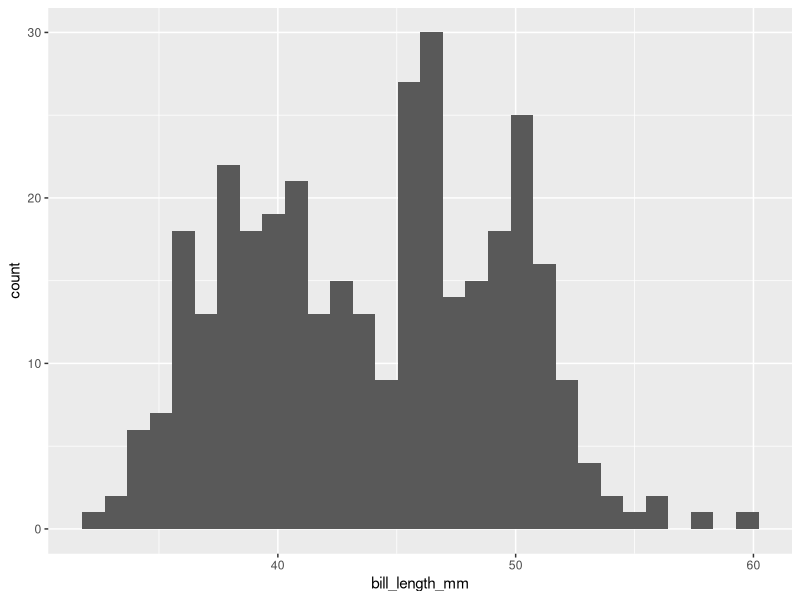
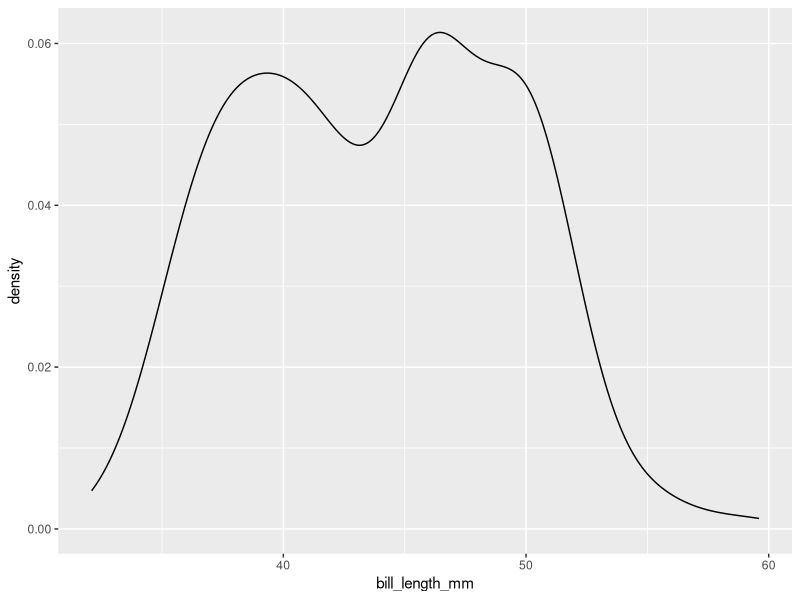
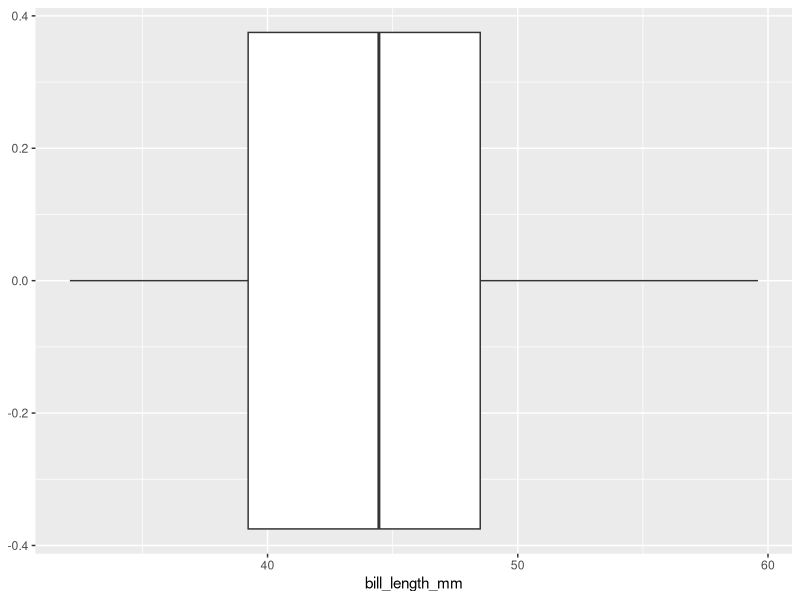
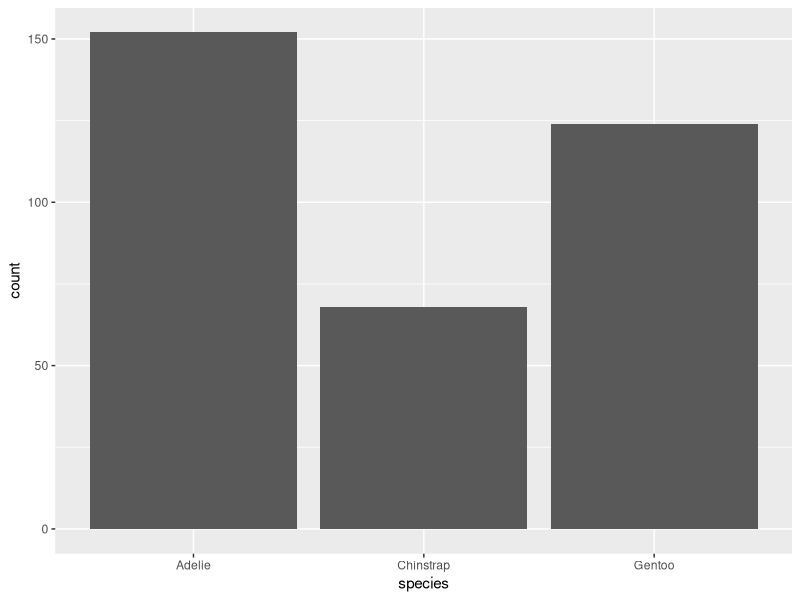
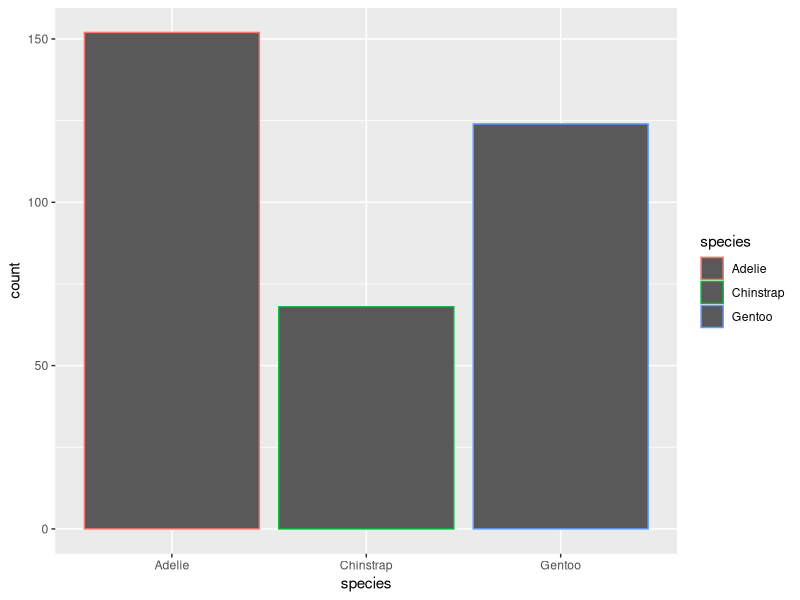
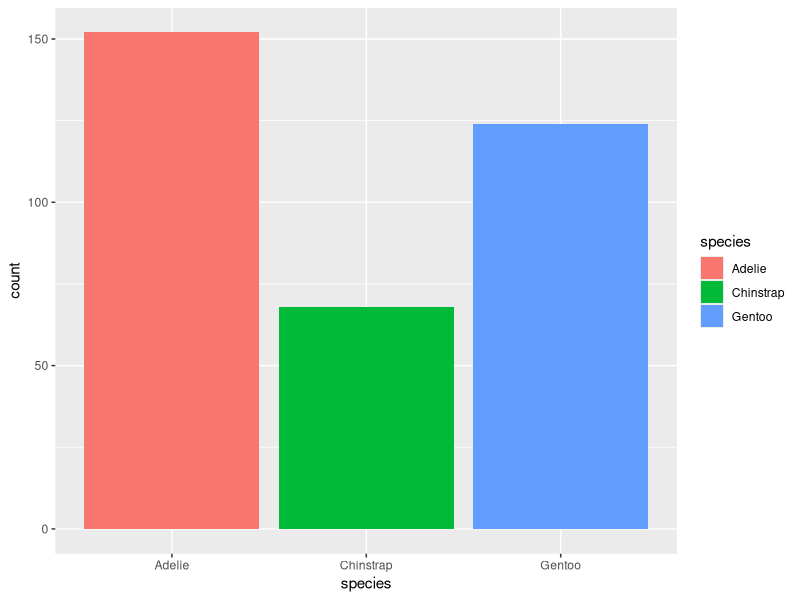
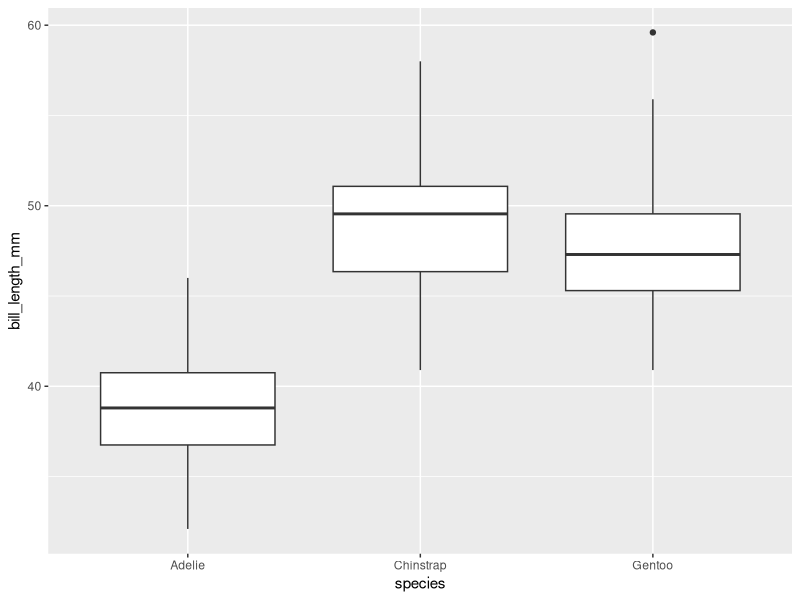
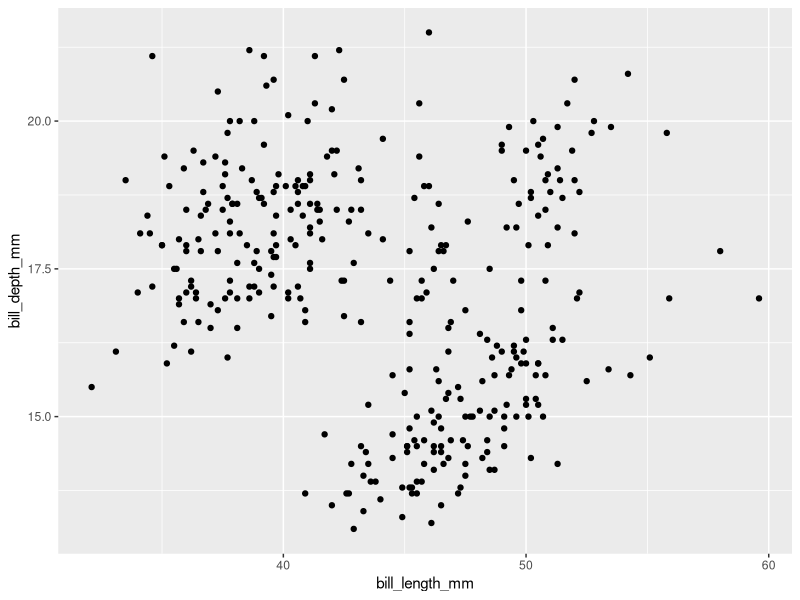

Write R code to recreate these figures, in order.
## ---- chunk 1
library(ggplot2)
library(palmerpenguins)

ggplot(aes(x = bill_length_mm),data = penguins) + geom_histogram()

## ---- chunk 2
library(ggplot2)
library(palmerpenguins)

ggplot(aes(x = bill_length_mm),data = penguins) + geom_density()

## ---- chunk 3
ggplot(aes(x = bill_length_mm),data = penguins) + geom_boxplot()
## ---- chunk 4
ggplot(aes(x = species),data = penguins) + 
  geom_bar()
## ---- chunk 5
ggplot(aes(x = species, color = species),data = penguins) + geom_bar()
## ---- chunk 6
ggplot(aes(x = species, fill = species),data = penguins) + geom_bar()
## ---- chunk 7
ggplot(aes(x = species, y = bill_length_mm), data = penguins) + 
geom_boxplot()
## ---- chunk 8
ggplot(aes(x = bill_length_mm, y = bill_depth_mm),data = penguins) + 
  geom_point()
## ---- chunk 9
ggplot(aes(x = bill_length_mm, y = bill_depth_mm),data = penguins) + 
  geom_point(color = "salmon")
## ---- chunk 10
ggplot(aes(x = bill_length_mm, y = bill_depth_mm, color = species), data = penguins) +
  geom_point()
## ---- chunk 11
ggplot(aes(x = bill_length_mm, y = bill_depth_mm, color = species), data = penguins) + 
  geom_point() + 
  geom_smooth()
## ---- chunk 12
ggplot(aes(x = bill_length_mm, y = bill_depth_mm),data = penguins) + 
  geom_point() + 
  geom_smooth() + 
  facet_grid(~species)
## ---- chunk 13
ggplot(aes(x = bill_length_mm, y = bill_depth_mm, color = island),data = penguins) + 
  geom_point() + 
  geom_smooth() + 
  facet_grid(~species)
## ---- chunk 14
ggplot(aes(x = bill_length_mm, y = bill_depth_mm), data = penguins) +
  geom_point() +
  geom_smooth() +
  facet_grid(species ~ 1)
## ---- chunk 15
ggplot(aes(x = bill_length_mm, y = bill_depth_mm), data = penguins) +
  geom_point() +
  geom_smooth() +
  facet_grid(species ~ island)
## ---- chunk 16
df <- expand.grid(x = 0:5, y = 0:5)
set.seed(1)
df$z <- runif(nrow(df))
ggplot(df, aes(x, y, fill = z)) +
geom_tile() + coord_fixed()

#This also works
#ggplot(df, aes(x, y, fill = z)) +
#geom_raster()
## ---- chunk 17
#| echo: false
df <- expand.grid(x = 0:5, y = 0:5)
set.seed(1)
df$z <- runif(nrow(df))
ggplot(df, aes(x, y, fill = z)) +
geom_tile() + coord_fixed()
## ---- chunk 18
df <- expand.grid(x = 0:5, y = 0:5)
set.seed(1)
df$z <- runif(nrow(df))
ggplot(df, aes(x, y, fill = z)) +
geom_tile() + 
  coord_fixed() + 
  scale_fill_continuous(type = "viridis")
  

#This also works
#ggplot(df, aes(x, y, fill = z)) +
#geom_raster()
## ---- chunk 19
#| echo: false
df <- expand.grid(x = 0:5, y = 0:5)
set.seed(1)
df$z <- runif(nrow(df))
ggplot(df, aes(x, y, fill = z)) +
geom_tile() + 
  coord_fixed() + 
  scale_fill_continuous(type = "viridis")
  

#This also works
#ggplot(df, aes(x, y, fill = z)) +
#geom_raster()
## ---- chunk 20
df <- expand.grid(x = 0:5, y = 0:5)
set.seed(1)
df$z <- runif(nrow(df))
ggplot(df, aes(x, y, fill = z)) +
geom_tile() + 
  coord_fixed() + 
  scale_fill_gradient(low = "#eaaa00", high = "#5a0722")
  

#This also works
#ggplot(df, aes(x, y, fill = z)) +
#geom_raster()
## ---- chunk 21
#| echo: false
df <- expand.grid(x = 0:5, y = 0:5)
set.seed(1)
df$z <- runif(nrow(df))
ggplot(df, aes(x, y, fill = z)) +
geom_tile() + 
  coord_fixed() + 
  scale_fill_gradient(low = "#eaaa00", high = "#5a0722")
  

#This also works
#ggplot(df, aes(x, y, fill = z)) +
#geom_raster()
